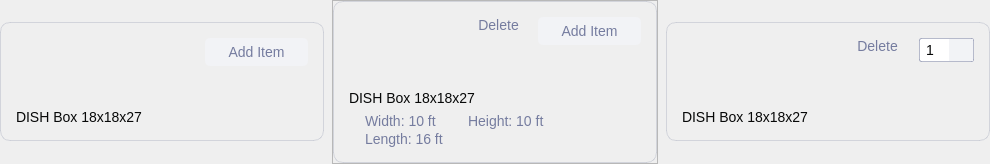
           <widget class="QFrame" name="inventory_content_clear_frame">
            <property name="frameShape">
             <enum>QFrame::NoFrame</enum>
            </property>
            <property name="frameShadow">
             <enum>QFrame::Raised</enum>
            </property>
            <layout class="QHBoxLayout" name="inventory_content_clear_layout">
             <property name="spacing">
              <number>8</number>
             </property>
             <property name="leftMargin">
              <number>0</number>
             </property>
             <property name="topMargin">
              <number>0</number>
             </property>
             <property name="rightMargin">
              <number>0</number>
             </property>
             <property name="bottomMargin">
              <number>0</number>
             </property>
             <item>
              <widget class="QFrame" name="frame_8">
               <property name="minimumSize">
                <size>
                 <width>324</width>
                 <height>119</height>
                </size>
               </property>
               <property name="maximumSize">
                <size>
                 <width>324</width>
                 <height>119</height>
                </size>
               </property>
               <property name="styleSheet">
                <string notr="true">.QFrame {
	border: 0.5px solid rgba(181, 184, 199, 0.5);
	border-radius: 10px;
}

.QFrame:hover {
	border: 0.5px solid #0915CC;
}</string>
               </property>
               <property name="frameShape">
                <enum>QFrame::NoFrame</enum>
               </property>
               <property name="frameShadow">
                <enum>QFrame::Raised</enum>
               </property>
               <layout class="QVBoxLayout" name="verticalLayout_4">
                <property name="spacing">
                 <number>15</number>
                </property>
                <property name="leftMargin">
                 <number>15</number>
                </property>
                <property name="topMargin">
                 <number>15</number>
                </property>
                <property name="rightMargin">
                 <number>15</number>
                </property>
                <property name="bottomMargin">
                 <number>15</number>
                </property>
                <item>
                 <widget class="QFrame" name="frame_9">
                  <property name="styleSheet">
                   <string notr="true">border: none;</string>
                  </property>
                  <property name="frameShape">
                   <enum>QFrame::StyledPanel</enum>
                  </property>
                  <property name="frameShadow">
                   <enum>QFrame::Raised</enum>
                  </property>
                  <layout class="QHBoxLayout" name="horizontalLayout_4">
                   <property name="spacing">
                    <number>0</number>
                   </property>
                   <property name="leftMargin">
                    <number>0</number>
                   </property>
                   <property name="topMargin">
                    <number>0</number>
                   </property>
                   <property name="rightMargin">
                    <number>0</number>
                   </property>
                   <property name="bottomMargin">
                    <number>0</number>
                   </property>
                   <item>
                    <widget class="QLabel" name="label_4">
                     <property name="minimumSize">
                      <size>
                       <width>56</width>
                       <height>56</height>
                      </size>
                     </property>
                     <property name="maximumSize">
                      <size>
                       <width>56</width>
                       <height>56</height>
                      </size>
                     </property>
                     <property name="styleSheet">
                      <string notr="true">image: url(:/image/Login_pic.png);</string>
                     </property>
                     <property name="text">
                      <string/>
                     </property>
                    </widget>
                   </item>
                   <item alignment="Qt::AlignLeft|Qt::AlignTop">
                    <widget class="QPushButton" name="pushButton_2">
                     <property name="minimumSize">
                      <size>
                       <width>103</width>
                       <height>28</height>
                      </size>
                     </property>
                     <property name="layoutDirection">
                      <enum>Qt::RightToLeft</enum>
                     </property>
                     <property name="styleSheet">
                      <string notr="true">QPushButton {
	background: #F2F3F6;
	border-radius: 5px;
	color: #757C9F;
	qproperty-icon: url(:/image/plus_gray_icon.svg);
	font-size: 14px;
}

QPushButton:hover {
	color: #0915CC;
}
</string>
                     </property>
                     <property name="text">
                      <string>Add Item</string>
                     </property>
                     <property name="iconSize">
                      <size>
                       <width>24</width>
                       <height>24</height>
                      </size>
                     </property>
                    </widget>
                   </item>
                  </layout>
                 </widget>
                </item>
                <item>
                 <widget class="QLabel" name="label_2">
                  <property name="styleSheet">
                   <string notr="true">color: #070808;
font-size: 14px;</string>
                  </property>
                  <property name="text">
                   <string>DISH Box 18x18x27</string>
                  </property>
                 </widget>
                </item>
               </layout>
              </widget>
             </item>
             <item>
              <widget class="QFrame" name="frame_16">
               <property name="frameShape">
                <enum>QFrame::StyledPanel</enum>
               </property>
               <property name="frameShadow">
                <enum>QFrame::Raised</enum>
               </property>
               <layout class="QVBoxLayout" name="verticalLayout_11">
                <property name="spacing">
                 <number>0</number>
                </property>
                <property name="leftMargin">
                 <number>0</number>
                </property>
                <property name="topMargin">
                 <number>0</number>
                </property>
                <property name="rightMargin">
                 <number>0</number>
                </property>
                <property name="bottomMargin">
                 <number>0</number>
                </property>
                <item>
                 <widget class="QFrame" name="frame_17">
                  <property name="minimumSize">
                   <size>
                    <width>324</width>
                    <height>162</height>
                   </size>
                  </property>
                  <property name="maximumSize">
                   <size>
                    <width>324</width>
                    <height>162</height>
                   </size>
                  </property>
                  <property name="styleSheet">
                   <string notr="true">.QFrame {
	border: 0.5px solid rgba(181, 184, 199, 0.5);
	border-radius: 10px;
}

.QFrame:hover {
	border: 0.5px solid #0915CC;
}</string>
                  </property>
                  <property name="frameShape">
                   <enum>QFrame::NoFrame</enum>
                  </property>
                  <property name="frameShadow">
                   <enum>QFrame::Raised</enum>
                  </property>
                  <layout class="QVBoxLayout" name="verticalLayout_10">
                   <property name="spacing">
                    <number>0</number>
                   </property>
                   <property name="leftMargin">
                    <number>15</number>
                   </property>
                   <property name="topMargin">
                    <number>15</number>
                   </property>
                   <property name="rightMargin">
                    <number>15</number>
                   </property>
                   <property name="bottomMargin">
                    <number>15</number>
                   </property>
                   <item>
                    <widget class="QFrame" name="frame_18">
                     <property name="styleSheet">
                      <string notr="true">border: none;</string>
                     </property>
                     <property name="frameShape">
                      <enum>QFrame::NoFrame</enum>
                     </property>
                     <property name="frameShadow">
                      <enum>QFrame::Raised</enum>
                     </property>
                     <layout class="QHBoxLayout" name="horizontalLayout_10">
                      <property name="spacing">
                       <number>11</number>
                      </property>
                      <property name="leftMargin">
                       <number>0</number>
                      </property>
                      <property name="topMargin">
                       <number>0</number>
                      </property>
                      <property name="rightMargin">
                       <number>0</number>
                      </property>
                      <property name="bottomMargin">
                       <number>15</number>
                      </property>
                      <item>
                       <widget class="QLabel" name="label_13">
                        <property name="minimumSize">
                         <size>
                          <width>56</width>
                          <height>56</height>
                         </size>
                        </property>
                        <property name="maximumSize">
                         <size>
                          <width>56</width>
                          <height>56</height>
                         </size>
                        </property>
                        <property name="styleSheet">
                         <string notr="true">image: url(:/image/custom_item_icon.svg);</string>
                        </property>
                        <property name="text">
                         <string/>
                        </property>
                       </widget>
                      </item>
                      <item alignment="Qt::AlignLeft|Qt::AlignTop">
                       <widget class="QPushButton" name="profile_delete_butt">
                        <property name="cursor">
                         <cursorShape>PointingHandCursor</cursorShape>
                        </property>
                        <property name="layoutDirection">
                         <enum>Qt::RightToLeft</enum>
                        </property>
                        <property name="styleSheet">
                         <string notr="true">QPushButton {
	background: transparent;
	font-size: 14px;
	color: #757C9F;
	qproperty-icon: url(:/image/inventory_delete_default.svg);
}

QPushButton:hover {
	color: #FF3C2F;
}</string>
                        </property>
                        <property name="text">
                         <string>Delete </string>
                        </property>
                        <property name="iconSize">
                         <size>
                          <width>24</width>
                          <height>24</height>
                         </size>
                        </property>
                       </widget>
                      </item>
                      <item alignment="Qt::AlignLeft|Qt::AlignTop">
                       <widget class="QPushButton" name="pushButton_3">
                        <property name="minimumSize">
                         <size>
                          <width>103</width>
                          <height>28</height>
                         </size>
                        </property>
                        <property name="layoutDirection">
                         <enum>Qt::RightToLeft</enum>
                        </property>
                        <property name="styleSheet">
                         <string notr="true">QPushButton {
	background: #F2F3F6;
	border-radius: 5px;
	color: #757C9F;
	qproperty-icon: url(:/image/plus_gray_icon.svg);
	font-size: 14px;
}

QPushButton:hover {
	color: #0915CC;
}
</string>
                        </property>
                        <property name="text">
                         <string>Add Item</string>
                        </property>
                        <property name="iconSize">
                         <size>
                          <width>24</width>
                          <height>24</height>
                         </size>
                        </property>
                       </widget>
                      </item>
                     </layout>
                    </widget>
                   </item>
                   <item>
                    <widget class="QLabel" name="label_14">
                     <property name="styleSheet">
                      <string notr="true">color: #070808;
font-size: 14px;</string>
                     </property>
                     <property name="text">
                      <string>DISH Box 18x18x27</string>
                     </property>
                    </widget>
                   </item>
                   <item alignment="Qt::AlignLeft">
                    <widget class="QFrame" name="frame_20">
                     <property name="styleSheet">
                      <string notr="true">QFrame {
	border: none;
}

QLabel {
	color: #757C9F;
	font-size: 14px;
}</string>
                     </property>
                     <property name="frameShape">
                      <enum>QFrame::NoFrame</enum>
                     </property>
                     <property name="frameShadow">
                      <enum>QFrame::Raised</enum>
                     </property>
                     <layout class="QVBoxLayout" name="verticalLayout_12">
                      <property name="spacing">
                       <number>2</number>
                      </property>
                      <property name="leftMargin">
                       <number>0</number>
                      </property>
                      <property name="topMargin">
                       <number>5</number>
                      </property>
                      <property name="rightMargin">
                       <number>0</number>
                      </property>
                      <property name="bottomMargin">
                       <number>0</number>
                      </property>
                      <item alignment="Qt::AlignLeft">
                       <widget class="QFrame" name="frame_23">
                        <property name="frameShape">
                         <enum>QFrame::NoFrame</enum>
                        </property>
                        <property name="frameShadow">
                         <enum>QFrame::Raised</enum>
                        </property>
                        <layout class="QHBoxLayout" name="horizontalLayout_16">
                         <property name="spacing">
                          <number>4</number>
                         </property>
                         <property name="leftMargin">
                          <number>0</number>
                         </property>
                         <property name="topMargin">
                          <number>0</number>
                         </property>
                         <property name="rightMargin">
                          <number>0</number>
                         </property>
                         <property name="bottomMargin">
                          <number>0</number>
                         </property>
                         <item>
                          <widget class="QLabel" name="label_31">
                           <property name="minimumSize">
                            <size>
                             <width>12</width>
                             <height>12</height>
                            </size>
                           </property>
                           <property name="styleSheet">
                            <string notr="true">image: url(:/image/width_icon.svg);</string>
                           </property>
                           <property name="text">
                            <string/>
                           </property>
                          </widget>
                         </item>
                         <item>
                          <widget class="QLabel" name="label_32">
                           <property name="styleSheet">
                            <string notr="true">margin-right: 12px;</string>
                           </property>
                           <property name="text">
                            <string>Width: 10 ft</string>
                           </property>
                           <property name="alignment">
                            <set>Qt::AlignJustify|Qt::AlignVCenter</set>
                           </property>
                          </widget>
                         </item>
                         <item>
                          <widget class="QLabel" name="label_33">
                           <property name="minimumSize">
                            <size>
                             <width>12</width>
                             <height>12</height>
                            </size>
                           </property>
                           <property name="styleSheet">
                            <string notr="true">image: url(:/image/length_icon.svg);</string>
                           </property>
                           <property name="text">
                            <string/>
                           </property>
                          </widget>
                         </item>
                         <item>
                          <widget class="QLabel" name="label_34">
                           <property name="styleSheet">
                            <string notr="true"/>
                           </property>
                           <property name="text">
                            <string>Height: 10 ft</string>
                           </property>
                          </widget>
                         </item>
                        </layout>
                       </widget>
                      </item>
                      <item alignment="Qt::AlignLeft">
                       <widget class="QFrame" name="frame_24">
                        <property name="frameShape">
                         <enum>QFrame::NoFrame</enum>
                        </property>
                        <property name="frameShadow">
                         <enum>QFrame::Raised</enum>
                        </property>
                        <layout class="QHBoxLayout" name="horizontalLayout_17">
                         <property name="spacing">
                          <number>4</number>
                         </property>
                         <property name="leftMargin">
                          <number>0</number>
                         </property>
                         <property name="topMargin">
                          <number>0</number>
                         </property>
                         <property name="rightMargin">
                          <number>0</number>
                         </property>
                         <property name="bottomMargin">
                          <number>0</number>
                         </property>
                         <item>
                          <widget class="QLabel" name="label_35">
                           <property name="minimumSize">
                            <size>
                             <width>12</width>
                             <height>12</height>
                            </size>
                           </property>
                           <property name="styleSheet">
                            <string notr="true">image: url(:/image/length_icon.svg);</string>
                           </property>
                           <property name="text">
                            <string/>
                           </property>
                          </widget>
                         </item>
                         <item>
                          <widget class="QLabel" name="label_36">
                           <property name="styleSheet">
                            <string notr="true"/>
                           </property>
                           <property name="text">
                            <string>Length: 16 ft</string>
                           </property>
                          </widget>
                         </item>
                        </layout>
                       </widget>
                      </item>
                     </layout>
                    </widget>
                   </item>
                  </layout>
                 </widget>
                </item>
               </layout>
              </widget>
             </item>
             <item>
              <widget class="QFrame" name="frame_21">
               <property name="minimumSize">
                <size>
                 <width>324</width>
                 <height>119</height>
                </size>
               </property>
               <property name="maximumSize">
                <size>
                 <width>324</width>
                 <height>119</height>
                </size>
               </property>
               <property name="styleSheet">
                <string notr="true">.QFrame {
	border: 0.5px solid rgba(181, 184, 199, 0.5);
	border-radius: 10px;
}

.QFrame:hover {
	border: 0.5px solid #0915CC;
}</string>
               </property>
               <property name="frameShape">
                <enum>QFrame::NoFrame</enum>
               </property>
               <property name="frameShadow">
                <enum>QFrame::Raised</enum>
               </property>
               <layout class="QVBoxLayout" name="verticalLayout_13">
                <property name="spacing">
                 <number>15</number>
                </property>
                <property name="leftMargin">
                 <number>15</number>
                </property>
                <property name="topMargin">
                 <number>15</number>
                </property>
                <property name="rightMargin">
                 <number>15</number>
                </property>
                <property name="bottomMargin">
                 <number>15</number>
                </property>
                <item>
                 <widget class="QFrame" name="frame_22">
                  <property name="styleSheet">
                   <string notr="true">border: none;</string>
                  </property>
                  <property name="frameShape">
                   <enum>QFrame::StyledPanel</enum>
                  </property>
                  <property name="frameShadow">
                   <enum>QFrame::Raised</enum>
                  </property>
                  <layout class="QHBoxLayout" name="horizontalLayout_11" stretch="0,1,0">
                   <property name="spacing">
                    <number>17</number>
                   </property>
                   <property name="leftMargin">
                    <number>0</number>
                   </property>
                   <property name="topMargin">
                    <number>0</number>
                   </property>
                   <property name="rightMargin">
                    <number>0</number>
                   </property>
                   <property name="bottomMargin">
                    <number>0</number>
                   </property>
                   <item>
                    <widget class="QLabel" name="label_15">
                     <property name="minimumSize">
                      <size>
                       <width>56</width>
                       <height>56</height>
                      </size>
                     </property>
                     <property name="maximumSize">
                      <size>
                       <width>56</width>
                       <height>56</height>
                      </size>
                     </property>
                     <property name="styleSheet">
                      <string notr="true">image: url(:/image/Login_pic.png);</string>
                     </property>
                     <property name="text">
                      <string/>
                     </property>
                    </widget>
                   </item>
                   <item alignment="Qt::AlignLeft|Qt::AlignTop">
                    <widget class="QPushButton" name="profile_delete_butt_2">
                     <property name="cursor">
                      <cursorShape>PointingHandCursor</cursorShape>
                     </property>
                     <property name="layoutDirection">
                      <enum>Qt::RightToLeft</enum>
                     </property>
                     <property name="styleSheet">
                      <string notr="true">QPushButton {
	background: transparent;
	font-size: 14px;
	color: #757C9F;
	qproperty-icon: url(:/image/inventory_delete_default.svg);
}

QPushButton:hover {
	color: #FF3C2F;
}</string>
                     </property>
                     <property name="text">
                      <string>Delete </string>
                     </property>
                     <property name="iconSize">
                      <size>
                       <width>24</width>
                       <height>24</height>
                      </size>
                     </property>
                    </widget>
                   </item>
                   <item alignment="Qt::AlignTop">
                    <widget class="QComboBox" name="comboBox">
                     <property name="minimumSize">
                      <size>
                       <width>55</width>
                       <height>24</height>
                      </size>
                     </property>
                     <property name="maximumSize">
                      <size>
                       <width>55</width>
                       <height>24</height>
                      </size>
                     </property>
                     <property name="styleSheet">
                      <string notr="true">QComboBox {
	color: #070808;
	font-size: 14px;
	border: 0.5px solid rgba(117, 124, 159, 0.5);
	border-radius: 2px;
	padding-left: 6px;
	padding-right: 15px;
}

QComboBox:hover {
	border: 0.5px solid #0915CC;
}

QComboBox::down-arrow {
    image: url(:/image/arrow_drop_down_inventory_default.svg);
}

QComboBox::down-arrow:hover{
    image: url(:/image/arrow_drop_down_inventory_hover.svg);
}

QComboBox::drop-down {
	background: #F2F3F6;
	width: 24px;
}


QComboBox QAbstractItemView
{
	background: #F9FAFB;
	padding-left: 7px;
	padding-right: 7px;
    border: 0.5px solid rgba(181, 184, 199, 0.5);
	border-radius: 8px;
	font-size: 14px;
	outline: 0;
}


QComboBox QAbstractItemView::item { 
	min-height: 20px;
	padding-left: 15px;
	background: #F9FAFB;
	color: #070808;
}

QListView::item:selected { 
	color: #0915CC; 
	background-color: #F2F3F6; 
	border-radius: 4px;
}
</string>
                     </property>
                     <item>
                      <property name="text">
                       <string>1</string>
                      </property>
                     </item>
                     <item>
                      <property name="text">
                       <string>2</string>
                      </property>
                     </item>
                     <item>
                      <property name="text">
                       <string>3</string>
                      </property>
                     </item>
                     <item>
                      <property name="text">
                       <string>4</string>
                      </property>
                     </item>
                     <item>
                      <property name="text">
                       <string>5</string>
                      </property>
                     </item>
                     <item>
                      <property name="text">
                       <string>6</string>
                      </property>
                     </item>
                     <item>
                      <property name="text">
                       <string>7</string>
                      </property>
                     </item>
                     <item>
                      <property name="text">
                       <string>8</string>
                      </property>
                     </item>
                     <item>
                      <property name="text">
                       <string>9</string>
                      </property>
                     </item>
                    </widget>
                   </item>
                  </layout>
                 </widget>
                </item>
                <item>
                 <widget class="QLabel" name="label_16">
                  <property name="styleSheet">
                   <string notr="true">color: #070808;
font-size: 14px;</string>
                  </property>
                  <property name="text">
                   <string>DISH Box 18x18x27</string>
                  </property>
                 </widget>
                </item>
               </layout>
              </widget>
             </item>
            </layout>
           </widget>
